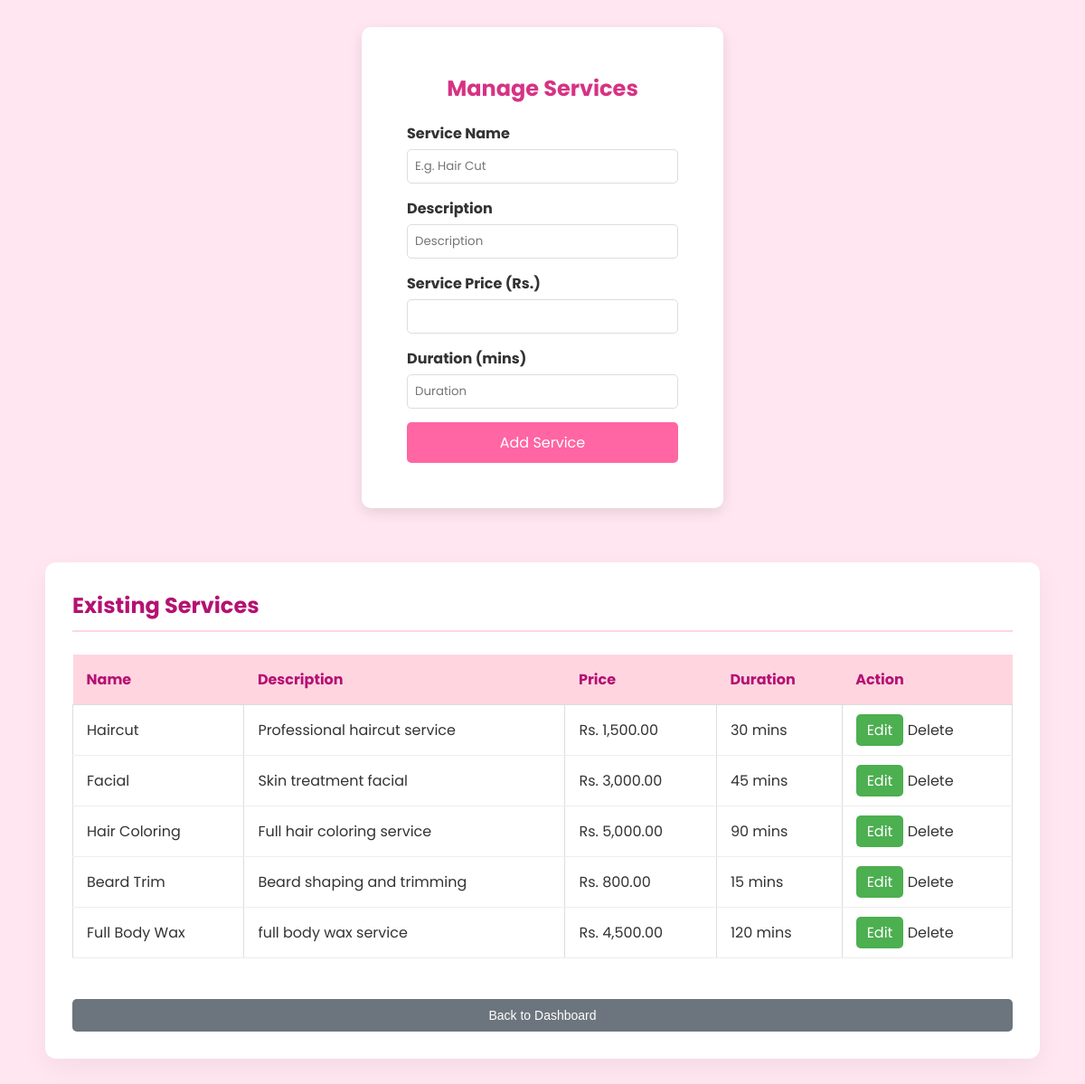
The page /admin_services.php on the database its author committed.
### tables this page shows
CREATE TABLE `services` (
  `service_id` int(11) NOT NULL,
  `service_name` varchar(100) NOT NULL,
  `description` text DEFAULT NULL,
  `price` decimal(10,2) NOT NULL,
  `duration` int(11) NOT NULL,
  `created_at` timestamp NOT NULL DEFAULT current_timestamp()
);

### admin_services.php (the view, shortened to what this page needs)
<?php
require 'db.php';
$result = mysqli_query($conn, "SELECT * FROM services");
?>
<!DOCTYPE html>
<html lang="en">
<head>
    <link rel="stylesheet" href="style.css">
</head>
<body>
    <div class="booking-container" style="margin-top: 30px;">
        <h2>Manage Services</h2>
        <form method="POST" action="add_service.php">
            <div class="form-group">
                <label>Service Name</label>
                <input type="text" name="service_name" placeholder="E.g. Hair Cut" required>
            </div>
            <div class="form-group">
                <label>Description</label>
                <input type="text" name="description" placeholder="Description" required>
            </div>
            <div class="form-group">
                <label>Service Price (Rs.)</label>
                <input type="text" name="price" id="servicePrice" onkeyup="checkPrice()" required>
            </div>
            <div class="form-group">
                <label>Duration (mins)</label>
                <input type="number" name="duration" placeholder="Duration" required>
            </div>
            <button type="submit" class="submit-btn">Add Service</button>
        </form>
    </div>
    <div class="bookings-main-container">
        <h2>Existing Services</h2>
        <div class="table-wrapper">
            <table class="custom-table">
                <thead>
                    <tr>
                        <th>Name</th>
                        <th>Description</th>
                        <th>Price</th>
                        <th>Duration</th>
                        <th>Action</th>
                    </tr>
                </thead>
                <tbody>
                    <?php while($row = mysqli_fetch_assoc($result)) { ?>
                    <tr>
                        <td><?php echo $row['service_name']; ?></td>
                        <td><?php echo $row['description']; ?></td>
                        <td>Rs. <?php echo number_format($row['price'], 2); ?></td>
                        <td><?php echo $row['duration']; ?> mins</td>
                        <td>
                            <a href="edit_service.php?id=<?php echo $row['service_id']; ?>" class="edit-btn">Edit</a>
                            <a href="delete_service.php?id=<?php echo $s['service_id']; ?>"
                            class="btn-delete"
                            onclick="confirmServiceDelete(event, this.href)">
                            <i class="fa-solid fa-trash"></i> Delete
                            </a>
                        </td>
                    </tr>
                    <?php } ?>
                </tbody>
            </table>
        </div>
        <br>
        <a href="admin_dashboard.php" class="btn-cancel" style="display:inline-block;">Back to Dashboard</a>
    </div>
</body>
</html>

### style.css (style rules this page uses)
* { margin: 0; padding: 0; box-sizing: border-box; font-family: 'Poppins', sans-serif; }
body { font-family: 'Poppins', sans-serif; margin: 0; padding: 0; background-color: #ffe6f0; color: #333; }
a { text-decoration: none; color: inherit; }
.booking-container { width:400px; margin:60px auto; background:white; padding:50px; border-radius:10px; box-shadow:0 5px 15px rgba(0,0,0,0.1); }
.booking-container h2 { text-align:center; color:#d63384; margin-bottom:20px; }
.form-group { margin-bottom:15px; }
.form-group label { display:block; margin-bottom:5px; font-weight:bold; }
.form-group input, .form-group select { width:100%; padding:8px; border:1px solid #ddd; border-radius:5px; }
.submit-btn { width:100%; padding:10px; background:#ff66a3; color:white; border:none; border-radius:5px; font-size:16px; cursor:pointer; }
.btn-cancel { display: flex !important; justify-content: center; margin-top: 20px; padding: 10px 25px; background-color: #6c757d; color: white; text-decoration: none; border-radius: 5px; font-family: sans-serif; font-size: 14px; transition: background 0.3s ease; }
.bookings-main-container { max-width: 1100px; margin: 40px auto; background: #ffffff; padding: 30px; border-radius: 12px; box-shadow: 0 10px 30px rgba(0,0,0,0.05); }
.bookings-main-container h2 { color: #B51173; margin-bottom: 25px; font-size: 24px; border-bottom: 2px solid #ffd6e0; padding-bottom: 10px; }
.table-wrapper { overflow-x: auto; }
.custom-table { width: 100%; border-collapse: collapse; }
.custom-table th { background-color: #ffd6e0; color: #B51173; padding: 15px; text-align: left; }
.custom-table td { padding: 15px; border-bottom: 1px solid #eee; }
.staff table th,table td { padding:10px; border:1px solid #ddd; }
.edit-btn { padding: 10px 20px; background: #ff66a3; color: white; border: none; border-radius: 6px; cursor: pointer; margin-top: 15px; transition: 0.3s; }
button, .submit-btn, .login-btn, .cancel-action-btn { display: inline-flex; align-items: center; justify-content: center; gap: 5px; }
.edit-btn { background: #4CAF50; color: white; padding: 6px 12px; border-radius: 5px; }
.btn-cancel { display: inline-block; text-align: center; }

### rows shown on the page
services: service_name "Haircut", description "Professional haircut service", price "1,500.00", duration "30"
services: service_name "Facial", description "Skin treatment facial", price "3,000.00", duration "45"
services: service_name "Hair Coloring", description "Full hair coloring service", price "5,000.00", duration "90"
services: service_name "Beard Trim", description "Beard shaping and trimming", price "800.00", duration "15"
services: service_name "Full Body Wax", description "full body wax service", price "4,500.00", duration "120"
